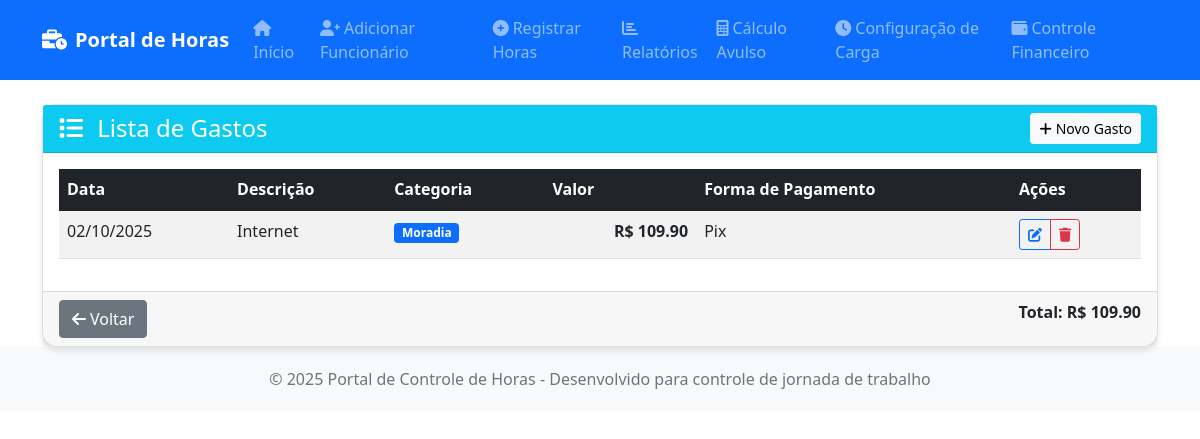
Screenshot of /gastos/listar with the database file from the repository.
### tables this page shows
CREATE TABLE gastos_domesticos (
            id INTEGER PRIMARY KEY AUTOINCREMENT,
            descricao TEXT NOT NULL,
            categoria TEXT NOT NULL,
            valor REAL NOT NULL,
            data_gasto DATE NOT NULL,
            forma_pagamento TEXT NOT NULL,
            observacoes TEXT,
            data_criacao TIMESTAMP DEFAULT CURRENT_TIMESTAMP
        );

### index.py (the view)
@app.route('/gastos/listar')
def listar_gastos():
    try:
        query = """
            SELECT id, descricao, categoria, valor, data_gasto, forma_pagamento, observacoes, data_criacao
            FROM gastos_domesticos
            ORDER BY data_gasto DESC, data_criacao DESC
        """
        gastos_db = DatabaseManager.execute_query(query, fetch_all=True)
        gastos = []
        total_gastos = 0
        for gasto in gastos_db:
            data_obj = datetime.strptime(gasto['data_gasto'], '%Y-%m-%d')
            data_formatada = data_obj.strftime('%d/%m/%Y')
            gasto_formatado = {
                'id': gasto['id'],
                'descricao': gasto['descricao'],
                'categoria': gasto['categoria'],
                'valor': gasto['valor'],
                'data_formatada': data_formatada,
                'forma_pagamento': gasto['forma_pagamento'],
                'observacoes': gasto['observacoes']
            }
            gastos.append(gasto_formatado)
            total_gastos += gasto['valor']
        return render_template('listar_gastos.html', gastos=gastos, total_gastos=total_gastos)
    except Exception as e:
        flash(f'Erro ao carregar gastos: {str(e)}', 'error')
        return render_template('listar_gastos.html', gastos=[], total_gastos=0)

### index.py (called while the page is built)
    @staticmethod
    def get_connection():
        conn = sqlite3.connect(DB_FILE)
        conn.row_factory = sqlite3.Row  # Permite acesso por nome de coluna
        return conn

    @staticmethod
    def execute_query(query, params=None, fetch_one=False, fetch_all=False):
        conn = DatabaseManager.get_connection()
        try:
            cursor = conn.cursor()
            if params:
                cursor.execute(query, params)
            else:
                cursor.execute(query)
            if fetch_one:
                result = cursor.fetchone()
                return dict(result) if result else None
            elif fetch_all:
                results = cursor.fetchall()
                return [dict(row) for row in results] if results else []
            else:
                conn.commit()
                return cursor.lastrowid
        finally:
            conn.close()

### templates/listar_gastos.html (shortened to what this page needs)
{% extends "base.html" %}
{% block content %}
<div class="row">
    <div class="col-12">
        <div class="card">
            <div class="card-header bg-info text-white d-flex justify-content-between align-items-center">
                <h4 class="mb-0">
                    <i class="fas fa-list me-2"></i>
                    Lista de Gastos
                </h4>
                <a href="{{ url_for('adicionar_gasto') }}" class="btn btn-light btn-sm">
                    <i class="fas fa-plus me-1"></i>Novo Gasto
                </a>
            </div>
            <div class="card-body">
                {% if gastos %}
                <div class="table-responsive">
                    <table class="table table-striped table-hover">
                        <thead class="table-dark">
                            <tr>
                                <th>Data</th>
                                <th>Descrição</th>
                                <th>Categoria</th>
                                <th>Valor</th>
                                <th>Forma de Pagamento</th>
                                <th>Ações</th>
                            </tr>
                        </thead>
                        <tbody>
                            {% for gasto in gastos %}
                            <tr>
                                <td>{{ gasto.data_formatada }}</td>
                                <td>{{ gasto.descricao }}</td>
                                <td>
                                    <span class="badge bg-primary">{{ gasto.categoria }}</span>
                                </td>
                                <td class="text-end">
                                    <strong>R$ {{ "%.2f"|format(gasto.valor) }}</strong>
                                </td>
                                <td>{{ gasto.forma_pagamento|title }}</td>
                                <td>
                                    <div class="btn-group btn-group-sm" role="group">
                                        <button class="btn btn-outline-primary" title="Editar" onclick="alert('Funcionalidade de edição em desenvolvimento!')">
                                            <i class="fas fa-edit"></i>
                                        </button>
                                        <button class="btn btn-outline-danger btn-excluir" title="Excluir"
                                                data-gasto-id="{{ gasto.id }}"
                                                data-gasto-descricao="{{ gasto.descricao }}"
                                                data-gasto-valor="{{ gasto.valor }}">
                                            <i class="fas fa-trash"></i>
                                        </button>
                                    </div>
                                </td>
                            </tr>
                            {% endfor %}
                        </tbody>
                    </table>
                </div>
                {% endif %}
            </div>
            <div class="card-footer">
                <div class="row">
                    <div class="col-md-6">
                        <a href="{{ url_for('controle_financeiro') }}" class="btn btn-secondary">
                            <i class="fas fa-arrow-left me-1"></i>Voltar
                        </a>
                    </div>
                    {% if gastos %}
                    <div class="col-md-6 text-end">
                        <strong>Total: R$ {{ "%.2f"|format(total_gastos|default(0)) }}</strong>
                    </div>
                    {% endif %}
                </div>
            </div>
        </div>
    </div>
</div>
{% endblock %}

### templates/base.html (style rules this page uses)
.card { border-radius: 15px; box-shadow: 0 4px 6px rgba(0, 0, 0, 0.1); }

### rows the page displays
gastos_domesticos: data_formatada "02/10/2025", descricao "Internet", categoria "Moradia", valor "109.90", forma_pagamento "Pix"

### other values shown
{{ "%.2f"|format(total_gastos|default(0)) }} "109.90"
